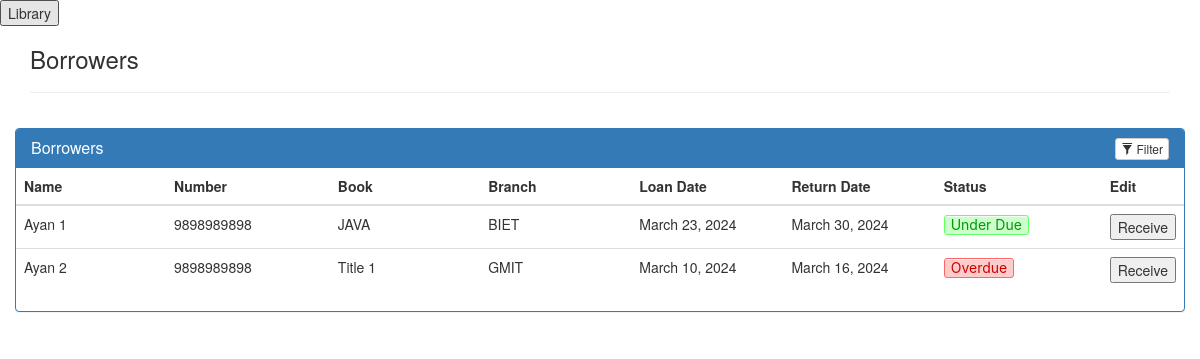
Page /view_borrowers/ on the committed database.
### main/models.py (models this page shows, shortened)
class Borrower(models.Model):
    borrower_name = models.CharField(max_length=30)
    borrower_number = models.IntegerField(
        null=True,
        validators=[
            MaxValueValidator(9999999999),
            MinValueValidator(6000000000)
        ]
    )
    loan_date = models.DateField()
    return_date = models.DateField(null=True, blank=True)
    book = models.ForeignKey(Book, on_delete=models.CASCADE)
    branch = models.ForeignKey(Library_Branch, on_delete=models.CASCADE, null=True)

class Book(models.Model):
    title = models.CharField(max_length=100)
    author = models.ForeignKey(Book_Author, on_delete=models.CASCADE)
    publisher = models.ForeignKey(Book_Publisher, on_delete=models.CASCADE)
    branch = models.ForeignKey(Library_Branch, on_delete=models.CASCADE)
    published_year = models.PositiveIntegerField(
        default=timezone.now().year,
        validators=[
            MaxValueValidator(2024),
            MinValueValidator(1950)
        ]
    )
    num_copies = models.IntegerField(default=1, validators=[MinValueValidator(0)])

class Library_Branch(models.Model):
    branch_name = models.CharField(max_length=60)
    location = models.CharField(max_length=100)

### main/views.py (the view)
# urls.py: path('view_borrowers/', view_borrowers, name='view_borrowers'),
def view_borrowers(request):
    borrowers = Borrower.objects.all()
    current_date = timezone.now().date()  # Get current date in server's timezone
    return render(request, 'view_borrowers.html', {
        'borrowers': borrowers,
        'current_date': current_date,  # Pass current date to the template
    })

### templates/view_borrowers.html (shortened to what this page needs)
<!DOCTYPE html>
<html lang="en">
<head>
    <link href="//netdna.bootstrapcdn.com/bootstrap/3.1.0/css/bootstrap.min.css" rel="stylesheet" id="bootstrap-css">
</head>
<body>
    <button onclick="redirectToPage()">Library</button>
    <div class="container">
        <h3>Borrowers</h3>
        <hr>
        <div class="row">
            <div class="panel panel-primary filterable">
                <div class="panel-heading">
                    <h3 class="panel-title">Borrowers</h3>
                    <div class="pull-right">
                        <button class="btn btn-default btn-xs btn-filter"><span
                                class="glyphicon glyphicon-filter"></span> Filter</button>
                    </div>
                </div>
                <div style="min-height: auto; max-height: 400px; overflow-y: auto;">
                    <table class="table">
                        <thead>
                            <tr class="filters">
                                <th><input type="text" class="form-control" placeholder="Name" disabled></th>
                                <th><input type="text" class="form-control" placeholder="Number" disabled></th>
                                <th><input type="text" class="form-control" placeholder="Book" disabled></th>
                                <th><input type="text" class="form-control" placeholder="Branch" disabled></th>
                                <th><input type="text" class="form-control" placeholder="Loan Date" disabled></th>
                                <th><input type="text" class="form-control" placeholder="Return Date" disabled></th>
                                <th><input type="text" class="form-control" placeholder="Status" disabled></th>
                                <th>Edit</th>
                            </tr>
                        </thead>
                        <tbody>
                            {% for borrower in borrowers %}
                            <tr>
                                <td>{{ borrower.borrower_name }}</td>
                                <td>{{ borrower.borrower_number }}</td>
                                <td>{{ borrower.book.title }}</td>
                                <td>{{ borrower.branch.branch_name }}</td>
                                <td>{{ borrower.loan_date }}</td>
                                <td>{{ borrower.return_date }}</td>
                                <td>
                                    {% if borrower.return_date > current_date %}
                                    <button class="button-8 green" disabled>Under Due</button>
                                    {% else %}
                                    <button class="button-8 red" disabled>Overdue</button>
                                    {% endif %}
                                </td>
                                <td>
                                    <form action="{% url 'receive_book' borrower.id %}" method="POST">
                                        <button type="submit">Receive</button>
                                    </form>
                                </td>
                            </tr>
                            {% endfor %}
                        </tbody>
                    </table>
                </div>
            </div>
        </div>
    </div>
</body>
</html>

### templates/view_borrowers.html (style rules this page uses)
.filterable { margin-top: 15px; }
.filterable .panel-heading .pull-right { margin-top: -20px; }
.filterable .filters input[disabled] { background-color: transparent; border: none; cursor: auto; box-shadow: none; padding: 0; height: auto; }
.button-8.red { background-color: #ffcccc; border-color: #ff6666; color: #cc0000; }
.button-8.green { background-color: #ccffcc; border-color: #66ff66; color: #009900; }
.button-8 { background-color: #e1ecf4; border-radius: 3px; border: 1px solid #7aa7c7; box-shadow: rgba(255, 255, 255, .7) 0 1px 0 0 inset; box-sizing: border-box; color: #39739d; cursor: pointer; display: inline-block; font-family: -apple-system, system-ui, "Segoe UI", "Liberation Sans", sans-serif; font-weight: 400; line-height: 1.15385; margin: 0; outline: none; position: relative; text-align: center; text-decoration: none; user-select: none; -webkit-user-select: none; touch-action: manipulation; vertical-align: baseline; white-space: nowrap; }

### rows in the picture
Borrower: borrower_name "Ayan 1", borrower_number "9898989898", book "JAVA", branch.branch_name "BIET", loan_date "March 23, 2024", return_date "March 30, 2024", shows "Under Due"
Borrower: borrower_name "Ayan 2", borrower_number "9898989898", book "Title 1", branch.branch_name "GMIT", loan_date "March 10, 2024", return_date "March 16, 2024", shows "Overdue"
